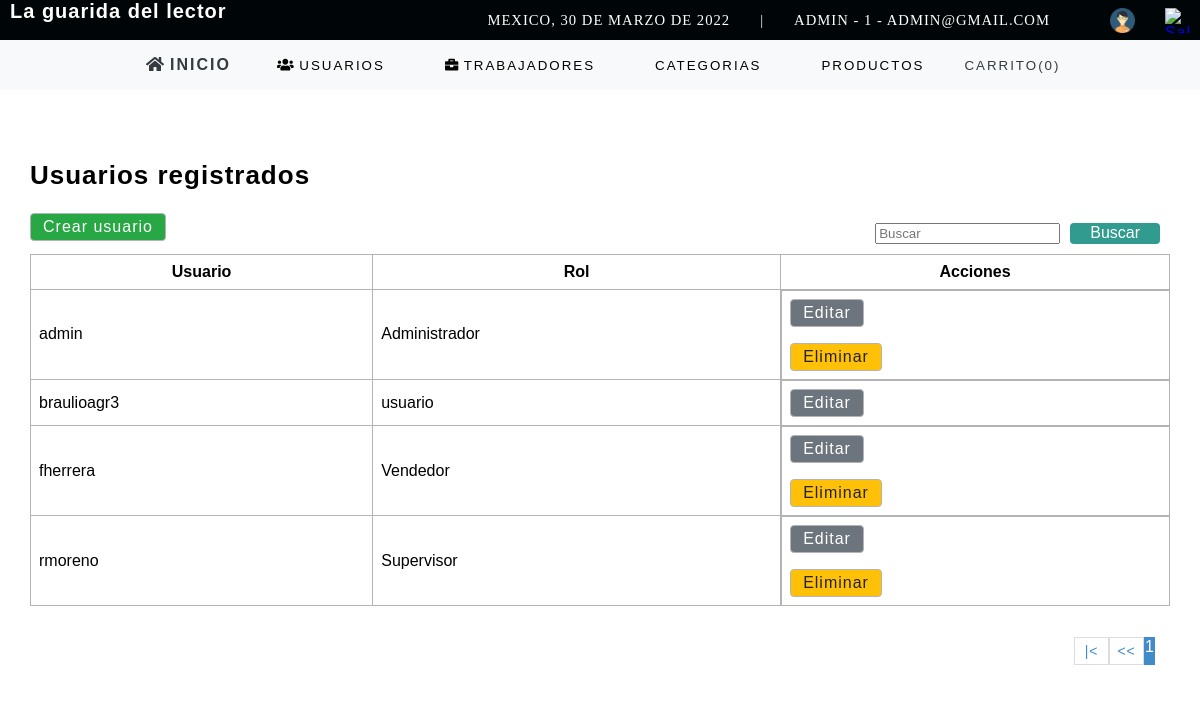
The page /sistema/lista_usuarios.php (signed in) on the database its author committed.
### tables this page shows
CREATE TABLE `usuario` (
  `idusuario` int(11) NOT NULL,
  `nombre` varchar(50) DEFAULT NULL,
  `correo` varchar(100) DEFAULT NULL,
  `usuario` varchar(15) DEFAULT NULL,
  `clave` varchar(100) DEFAULT NULL,
  `rol` int(11) DEFAULT NULL,
  `estatus` int(11) NOT NULL DEFAULT 1
);

CREATE TABLE `rol` (
  `idrol` int(11) NOT NULL,
  `rol` varchar(20) DEFAULT NULL
);

### sistema/lista_usuarios.php (the view, shortened to what this page needs)
<?php
	include "../conexion.php";
?>
<!DOCTYPE html>
<html >
<head>
	<?php include "includes/scripts.php"; ?>
</head>
<body>
	<?php include "includes/header.php"; ?>
	<section class="container pad-top-10">
		<h1>Usuarios registrados</h1>
		<a href="regi_usr.php" class="btn btn-success">Crear usuario</a>
		<form action="busqUsr.php" method="get" class="form_search">
			<input  type="text" name="busqueda" id="busqueda" placeholder="Buscar">
			<input type="submit" value="Buscar" class="btn btn_search">
		</form>
		<table class="table">
			<tr>
				<th>Usuario</th>
				<th>Rol</th>
				<th>Acciones</th>
			</tr>
			<?php
				$sql_regis = mysqli_query($conection, "SELECT COUNT(*) as total_registro FROM usuario WHERE estatus = 1");
				$res_regs = mysqli_fetch_array($sql_regis);
				$total_red = $res_regs['total_registro'];
				$x_pag = 5;
				if(empty($_GET['pag']))
				{
					$pag = 1;
				}
				else
				{
					$pag = $_GET['pag'];
				}
				$desde = ($pag-1) * $x_pag;
				$total_pag = ceil($total_red / $x_pag);
				$query = mysqli_query($conection, "SELECT u.idusuario, u.nombre, u.correo, u.usuario, r.rol
				                       FROM usuario u INNER JOIN rol r ON u.rol = r.idrol WHERE estatus = 1  ORDER BY u.idusuario ASC LIMIT $desde,$x_pag");
				$result = mysqli_num_rows($query);
				if($result > 0)
				{
					while($data = mysqli_fetch_array($query))
					{
						?>
						<tr>
							<td><?php echo $data['usuario']; ?></td>
							<td><?php echo $data['rol']; ?></td>
							<td class="display-block">
								<a class="btn btn-secundary" href="editarusr.php?id=<?php echo $data['idusuario']; ?>">Editar</a>
								<?php if($data["idusuario"]!= 2) { ?>
									<br>
									<a class="btn btn-warning mar-top-1" href="elimusr.php?id=<?php echo $data['idusuario'] ;?>">Eliminar</a>
								<?php } ?>
							</td>
						</tr>
						<?php
					}
				}
			?>
		</table>
		<div class="paginador">
				<ul>
					<?php
						if($pag !=2)
						{
					?>
						<li><a href="?pag = <?php echo 1; ?>">|<</a> </li>
						<li><a href="?pag = <?php echo $pag - 1; ?>"><<</a></li>
					<?php
						}
						for($i=1; $i <= $total_pag; $i++)
						{
							if($i == $pag)
							{
								echo '<li class = "pageSelected" >'.$i.'</li>' ;
							}
							else
							{
								echo '<li><a href="?pag='.$i.'">'.$i.'</a></li>' ;
							}
						}
					?>
				</ul>
		</div>
	</section>
</body>
</html>

### sistema/css/config.css (style rules this page uses)
* { box-sizing: border-box; font-family: Verdana, Tahoma, sans-serif; }
html, body { margin: 0; }
:root { --color-primary: #007bff; --color-secundary: #6c757d; --color-success: #28a745; --color-info: #17a2b8; --color-warning: #ffc107; --color-danger: #dc3545; --color-light: #f8f9fa; --color-dark: #343a40; --color-primary-clear: #007bffb9; --color-secundary-clear: #6c757da4; --color-success-clear: #28a74694; --color-info-clear: #17a3b8a8; --color-warning-clear: #ffc1079a; --color-danger-clear: #dc3546c7; --color-primary-darked: #AC4E17; --color-secundary-darked: #1E2413; --color-success-darked: #0e4e30; --color-info-darked: #11626e; --color-warning-darked: #af8300; --color-danger-darked: #85212b; --color-light-darked: #c1c2c4; --color-dark-darked: #1b1f22; --border-color: #b4b4b4; --container-padding: 1em ; }

### sistema/css/grid.css (style rules this page uses)
.container, .container-fluid, .container-sm, .container-md, .container-lg, .container-xl { width: 100%; margin: 0 auto; }
@media (min-width: 576px) { .container, .container-sm { max-width: 540px; } }
@media (min-width: 768px) { .container, .container-sm, .container-md { max-width: 720px; } }
@media (min-width: 992px) { .container, .container-sm .container-md, .container-lg { max-width: 960px; } }
@media (min-width: 1200px) { .container, .container-sm, .container-md, .container-lg, .container-xl { max-width: 1140px; } }

### sistema/css/text.css (style rules this page uses)
h1, h2, h3, h4, h5, h6 { margin-top: 0; }
h1, h2, h3, h4, h5, h6, .h1, .h2, .h3, .h4, .h5, .h6 { font-family: 'arial'; font-weight: bold; letter-spacing: 1px; }
h1, .h1 { font-size: 26px; }
a { text-decoration: none; font-family: arial; letter-spacing: 1px; }

### sistema/css/components.css (style rules this page uses)
.btn { display: inline-block; text-align: center; padding: 0.25em 0.75em; font-size: 1em; border: 1px solid var(--border-color); border-radius: 0.25em; text-decoration: none; transition: color 0.2s ease, background-color 0.2s ease; }
.btn-secundary { color:#fff; background-color: var(--color-secundary); }
.btn-success { color:#fff; background-color: var(--color-success); }
.btn-warning { color:#222; background-color: var(--color-warning); }
.btn_search { background: #319B8F; color: #FFF; padding: 0 20px; border: 0; cursor: pointer; margin-left: 10px; }
.table { border-collapse: collapse; width: 100%; margin-bottom: 1em; }
.table th, .table td { padding: 0.5em; border: 1px solid var(--border-color); }

### sistema/css/padding.css (style rules this page uses)
.pad-top-10 { padding-top: 10em; }

### sistema/css/paginador.css (style rules this page uses)
.paginador ul { padding: 15px; list-style: none; background: #FFF; display: -webkit-flex; display: -moz-flex; display: -ms-flex; display: -o-flex; display: flex; justify-content: flex-end; }
.paginador a { color: #428bca; border: 1px solid #ddd; padding: 5px; display: inline-block; font-size: 14px; text-align: center; width: 35px; }
.pageSelected { color: #FFF; background: #428bca; border: 1px solid #428bca; }

### sistema/css/display.css (style rules this page uses)
.display-block { display: block; align-items: center; }

### sistema/css/search.css (style rules this page uses)
.form_search { display: -webkit-flex; display: -moz-flex; display: -ms-flex; display: -o-flex; display: flex; float: right; background: initial; padding: 10px; border-radius: 10px; }
.form_search .btn_search { background: #319B8F; color: #FFF; padding: 0 20px; border: 0; cursor: pointer; margin-left: 10px; }

### sistema/css/margin.css (style rules this page uses)
.mar-top-1 { margin-top: 1em; }

### rows shown on the page
usuario: usuario "admin", rol.rol "Administrador"
usuario: usuario "braulioagr3", rol.rol "usuario"
usuario: usuario "fherrera", rol.rol "Vendedor"
usuario: usuario "rmoreno", rol.rol "Supervisor"

### other values the page prints
fechaC() "30 DE MARZO DE 2022"
$_SESSION['user'] "ADMIN"
$_SESSION['rol'] "1"
$_SESSION['email'] "ADMIN@GMAIL.COM"
